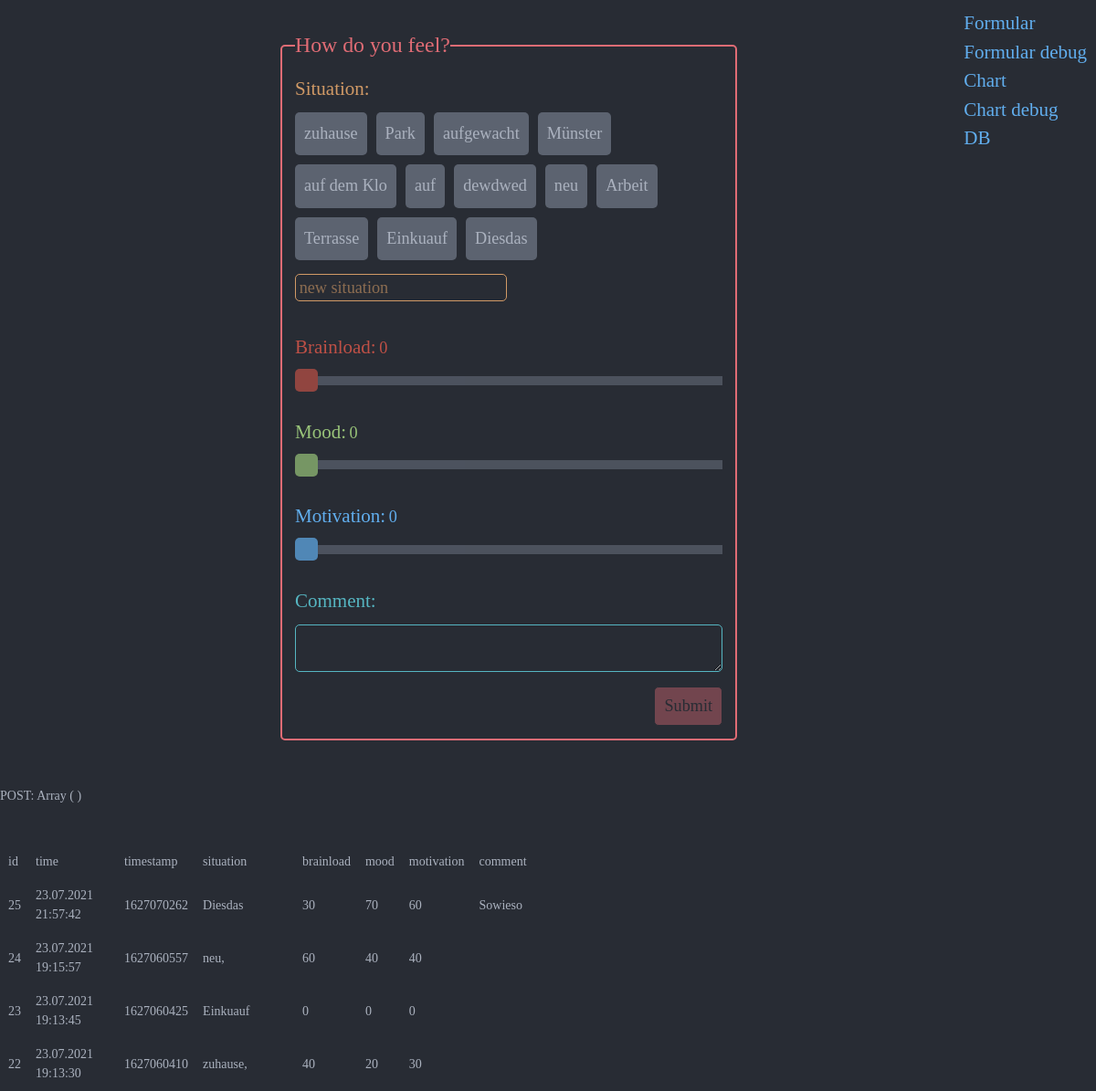
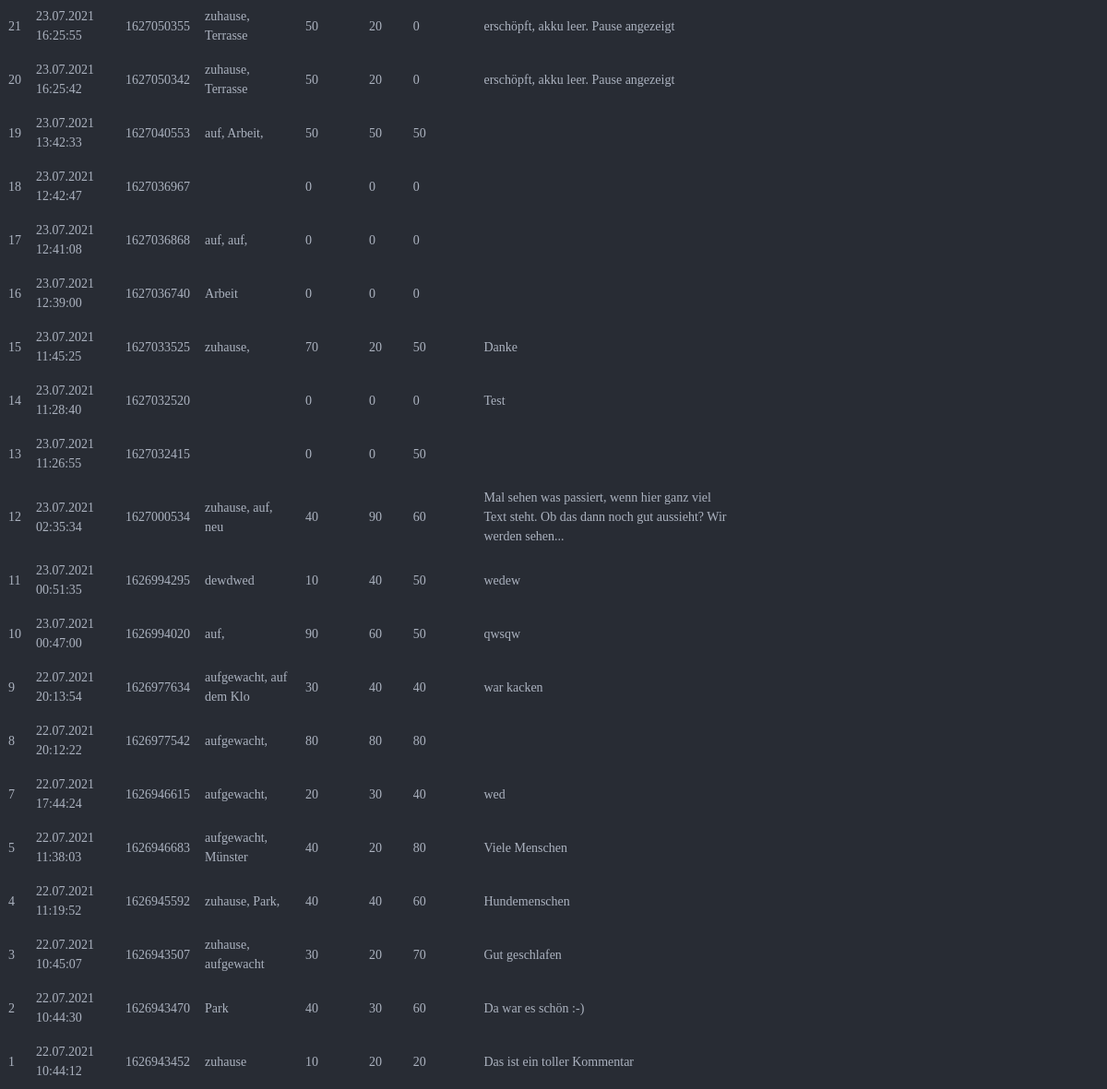
Screenshot of /error.php with the database file from the repository (2 pictures, top to bottom).
### tables this page shows
CREATE TABLE "user_1" (
  "id" INTEGER PRIMARY KEY AUTOINCREMENT NOT NULL,
  "time" DATETIME,
  "timestamp" INTEGER,
  "situation" VARCHAR,
  "brainload" INTEGER,
  "mood" INTEGER,
  "motivation" INTEGER,
  "comment" VARCHAR
);

### index.php (the view, shortened to what this page needs)
<!DOCTYPE html>
<html lang="de">
<head>
    <link rel="stylesheet" href="style.css">
</head>
<body>
    <?php
$db = new SQLite3('timestamp.sqlite', SQLITE3_OPEN_CREATE | SQLITE3_OPEN_READWRITE);
$db->query('CREATE TABLE IF NOT EXISTS "user_1" (
  "id" INTEGER PRIMARY KEY AUTOINCREMENT NOT NULL,
  "time" DATETIME,
  "timestamp" INTEGER,
  "situation" VARCHAR,
  "brainload" INTEGER,
  "mood" INTEGER,
  "motivation" INTEGER,
  "comment" VARCHAR
)');
$results= $db->query("select * from user_1");
$data= array();
while ($res= $results->fetchArray(1)){
  array_push($data, $res);
}
$situations = array();
foreach ($data as $key => $value) {
  foreach ($value as $k => $v) {
    if ($k == 'situation'){
      $situation = (explode(",",$v));
      foreach ($situation as $nr => $sit) {
        array_push($situations, trim($sit));
      }
    }
  }
}
$situations = array_filter(array_unique($situations));
if ($error){
  echo <<< HTML
  <div id=links>
    <a href="index.php">Formular</a>
    <a href="error">Formular debug</a>
    <a href="chart.php">Chart</a>
    <a href="error?e=chart">Chart debug</a>
    <a href="assets/admin.php">DB</a>
  </div>
  HTML;
}else{
  echo <<< HTML
  <div id=links>
    <a href="chart.php"><img src="assets/ChartIcon.png" alt="ChartIcon"></a>
  </div>
  HTML;
}
?>
    <div id="content">
        <form action="" method="POST" name=form autocomplete=off>
            <fieldset>
                <legend>How do you feel?</legend>
                <label class="itemLabel situation" for=situation>Situation: </label>
                <div id=SituationCheckboxes>
                    <?php
            foreach ($situations as $key => $value) {
              $id = random_int(1000,9999);
              echo "<label class=text_checkbox for=$id>$value</label>";
            }
            echo "<input type=text class=newSituation name=situations[] placeholder='new situation'>";
          ?>
                </div>
                <label class="itemLabel brainload" for=brainloadSlider>Brainload: </label>
                <div id=brainloadSliderOutput></div>
                <input type="range" min="0" max="100" value="0" step="10" class="slider brainload" id=brainloadSlider name=brainload>
                <label class="itemLabel mood" for=moodSlider>Mood: </label>
                <div id=moodSliderOutput></div>
                <input type="range" min="0" max="100" value="0" step="10" class="slider mood" id=moodSlider name=mood>
                <label class="itemLabel motivation" for=motivationSlider>Motivation: </label>
                <div id=motivationSliderOutput></div>
                <input type="range" min="0" max="100" value="0" step="10" class="slider motivation" id=motivationSlider name=motivation>
                <label class="itemLabel comment" for=comment>Comment: </label>
                <textarea name="comment" id="comment"></textarea>
                <input type="submit" id=submitButton class=button value="Submit" name="submit" disabled>
            </fieldset>
        </form>
    </div>
</body>
</html>
<?php
if (1 == $error){
  echo "<br><br><br>POST: ";
  print_r($_POST);
}
$db = new SQLite3('timestamp.sqlite', SQLITE3_OPEN_CREATE | SQLITE3_OPEN_READWRITE);
$results= $db->query("select * from user_1");
$data= array();
while ($res= $results->fetchArray(1)){
array_push($data, $res);
}
if (1 == $error){
  $data = array_reverse($data);
  echo "<table class=allData>";
  echo "<tr>";
  echo "<td>id</td>";
  echo "<td>time</td>";
  echo "<td>timestamp</td>";
  echo "<td>situation</td>";
  echo "<td>brainload</td>";
  echo "<td>mood</td>";
  echo "<td>motivation</td>";
  echo "<td>comment</td>";
  echo "</tr>";
  foreach ($data as $key => $value) {
    echo "<tr>";
    foreach ($value as $k => $v) {
      echo "<td>".$v."</td>";
    }
    echo "</tr>";
  }
  echo "</table>";
}

### style.css (style rules this page uses)
:root { --dark: #282c34; --lightgrey: #abb2bf; --grey: #818896; --darkgrey: #5c6370; --bluegreen: #56b6c2; --blue: #61aeee; --pink: #c678dd; --salomon: #e06c75; --green: #98c379; --red: #be5046; --orange: #d19a66; --yellow: #e6c07b }
body, html { height: 100vh; margin: 5px 0 0 }
body { height: 100vh; background: var(--dark); color: var(--lightgrey); font-family: LibreBaskerville_Regular,Garamond,serif; font-size: 14px; font-style: normal; line-height: 1.5 }
#links { position: absolute; top: 10px; right: 10px; font-size: 1.5em; text-decoration: none; display: grid; }
#links a { color:#61aeee; }
#content { position: relative; top: 20px; margin: auto; max-width: 600px }
::placeholder { color: var(--orange); opacity: .6 }
.button { font-family: LibreBaskerville_Regular,Garamond,serif; float:right; font-size:1.3em; border: 1px solid var(--dark); border-radius: 5px; padding: 10px 10px 10px 10px; margin-top: 10px; background: var(--salomon); color: var(--dark); text-align: center; cursor: pointer }
fieldset { max-width: 500px; padding: 1em; margin: .5em; border: 2px solid var(--salomon); border-radius: 5px }
legend { font-size: 1.7em; color: var(--salomon); }
label.itemLabel { padding-top: 30px; padding-bottom: 10px; font-size: 1.5em; display: inline-block }
label.itemLabel.situation { color: var(--orange); padding-top: 0px; padding-bottom: 0px; }
label.itemLabel.brainload { color: var(--red) }
label.itemLabel.mood { color: var(--green) }
label.itemLabel.motivation { color: var(--blue) }
label.itemLabel.comment { color: var(--bluegreen) }
.slider { -webkit-appearance: none; appearance: none; width: 100%; height: 10px; background: var(--darkgrey); outline: 0; opacity: .7; -webkit-transition: .2s; transition: opacity .2s; margin-top: 5px; border: none }
label + div { display: inline }
#brainloadSliderOutput { color: var(--red); font-size: 1.3em; }
#moodSliderOutput { color: var(--green); font-size: 1.3em; }
#motivationSliderOutput { color: var(--blue); font-size: 1.3em; }
#SituationCheckboxes { display: block; padding: 5px 0 }
input.newSituation { display: block; margin-top: 10px; font-family: LibreBaskerville_Regular,Garamond,serif; font-size: 1.3em; background-color: var(--dark); padding: .2em; color: var(--orange); border: 1px solid var(--orange); border-radius: 5px; }
label.text_checkbox { font-size: 1.3em; padding: 10px 10px 10px 10px; background-color: var(--darkgrey); color: var(--lightgrey); border-radius: 5px; cursor: pointer; transition: .2s; margin: 5px 10px 5px 0; display: inline-block }
textarea#comment { width: 100%; padding: 10px 20px 10px 10px; background-color: var(--dark); color: var(--bluegreen); border: 1px solid var(--bluegreen); border-radius: 5px }
#submitButton:disabled, #submitButton[disabled] { opacity: .4; }
table.allData { width: 100vh; overflow-x: scroll }
table.allData tr { border-bottom: 1px solid var(--grey) }
table.allData td { padding: .5em }

### rows the page displays
user_1: id "25", time "23.07.2021 21:57:42", timestamp "1627070262", situation "Diesdas", brainload "30", mood "70", motivation "60", comment "Sowieso"
user_1: id "24", time "23.07.2021 19:15:57", timestamp "1627060557", situation "neu,", brainload "60", mood "40", motivation "40"
user_1: id "23", time "23.07.2021 19:13:45", timestamp "1627060425", situation "Einkuauf", brainload "0", mood "0", motivation "0"
user_1: id "22", time "23.07.2021 19:13:30", timestamp "1627060410", situation "zuhause,", brainload "40", mood "20", motivation "30"
user_1: id "21", time "23.07.2021 16:25:55", timestamp "1627050355", situation "zuhause, Terrasse", brainload "50", mood "20", motivation "0", comment "erschöpft, akku leer. Pause angezeigt"
user_1: id "20", time "23.07.2021 16:25:42", timestamp "1627050342", situation "zuhause, Terrasse", brainload "50", mood "20", motivation "0", comment "erschöpft, akku leer. Pause angezeigt"
user_1: id "19", time "23.07.2021 13:42:33", timestamp "1627040553", situation "auf, Arbeit,", brainload "50", mood "50", motivation "50"
user_1: id "18", time "23.07.2021 12:42:47", timestamp "1627036967", brainload "0", mood "0", motivation "0"
user_1: id "17", time "23.07.2021 12:41:08", timestamp "1627036868", situation "auf, auf,", brainload "0", mood "0", motivation "0"
user_1: id "16", time "23.07.2021 12:39:00", timestamp "1627036740", situation "Arbeit", brainload "0", mood "0", motivation "0"
user_1: id "15", time "23.07.2021 11:45:25", timestamp "1627033525", situation "zuhause,", brainload "70", mood "20", motivation "50", comment "Danke"
user_1: id "14", time "23.07.2021 11:28:40", timestamp "1627032520", brainload "0", mood "0", motivation "0", comment "Test"
user_1: id "13", time "23.07.2021 11:26:55", timestamp "1627032415", brainload "0", mood "0", motivation "50"
user_1: id "12", time "23.07.2021 02:35:34", timestamp "1627000534", situation "zuhause, auf, neu", brainload "40", mood "90", motivation "60", comment "Mal sehen was passiert, wenn hier ganz viel Text steht. Ob das dann noch gut aussieht? Wir werden sehen..."
user_1: id "11", time "23.07.2021 00:51:35", timestamp "1626994295", situation "dewdwed", brainload "10", mood "40", motivation "50", comment "wedew"
user_1: id "10", time "23.07.2021 00:47:00", timestamp "1626994020", situation "auf,", brainload "90", mood "60", motivation "50", comment "qwsqw"
user_1: id "9", time "22.07.2021 20:13:54", timestamp "1626977634", situation "aufgewacht, auf dem Klo", brainload "30", mood "40", motivation "40", comment "war kacken"
user_1: id "8", time "22.07.2021 20:12:22", timestamp "1626977542", situation "aufgewacht,", brainload "80", mood "80", motivation "80"
user_1: id "7", time "22.07.2021 17:44:24", timestamp "1626946615", situation "aufgewacht,", brainload "20", mood "30", motivation "40", comment "wed"
user_1: id "5", time "22.07.2021 11:38:03", timestamp "1626946683", situation "aufgewacht, Münster", brainload "40", mood "20", motivation "80", comment "Viele Menschen"
user_1: id "4", time "22.07.2021 11:19:52", timestamp "1626945592", situation "zuhause, Park,", brainload "40", mood "40", motivation "60", comment "Hundemenschen"
user_1: id "3", time "22.07.2021 10:45:07", timestamp "1626943507", situation "zuhause, aufgewacht", brainload "30", mood "20", motivation "70", comment "Gut geschlafen"
user_1: id "2", time "22.07.2021 10:44:30", timestamp "1626943470", situation "Park", brainload "40", mood "30", motivation "60", comment "Da war es schön :-)"
user_1: id "1", time "22.07.2021 10:44:12", timestamp "1626943452", situation "zuhause", brainload "10", mood "20", motivation "20", comment "Das ist ein toller Kommentar"

### other values shown
$value "zuhause"
$value "Park"
$value "aufgewacht"
$value "Münster"
$value "auf dem Klo"
$value "auf"
$value "dewdwed"
$value "neu"
$value "Arbeit"
$value "Terrasse"
$value "Einkuauf"
$value "Diesdas"
